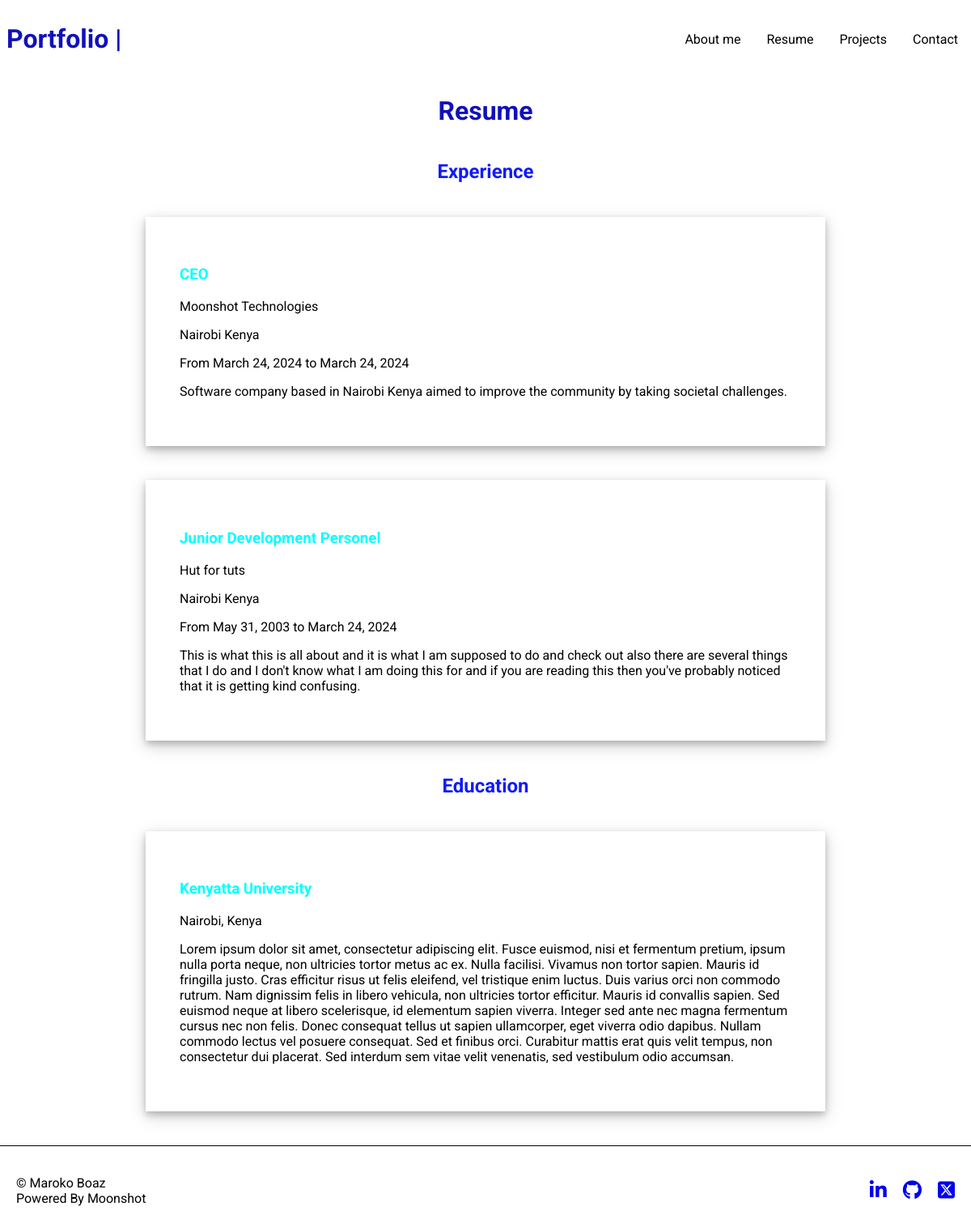
The page /resume/ on the database as committed earlier.
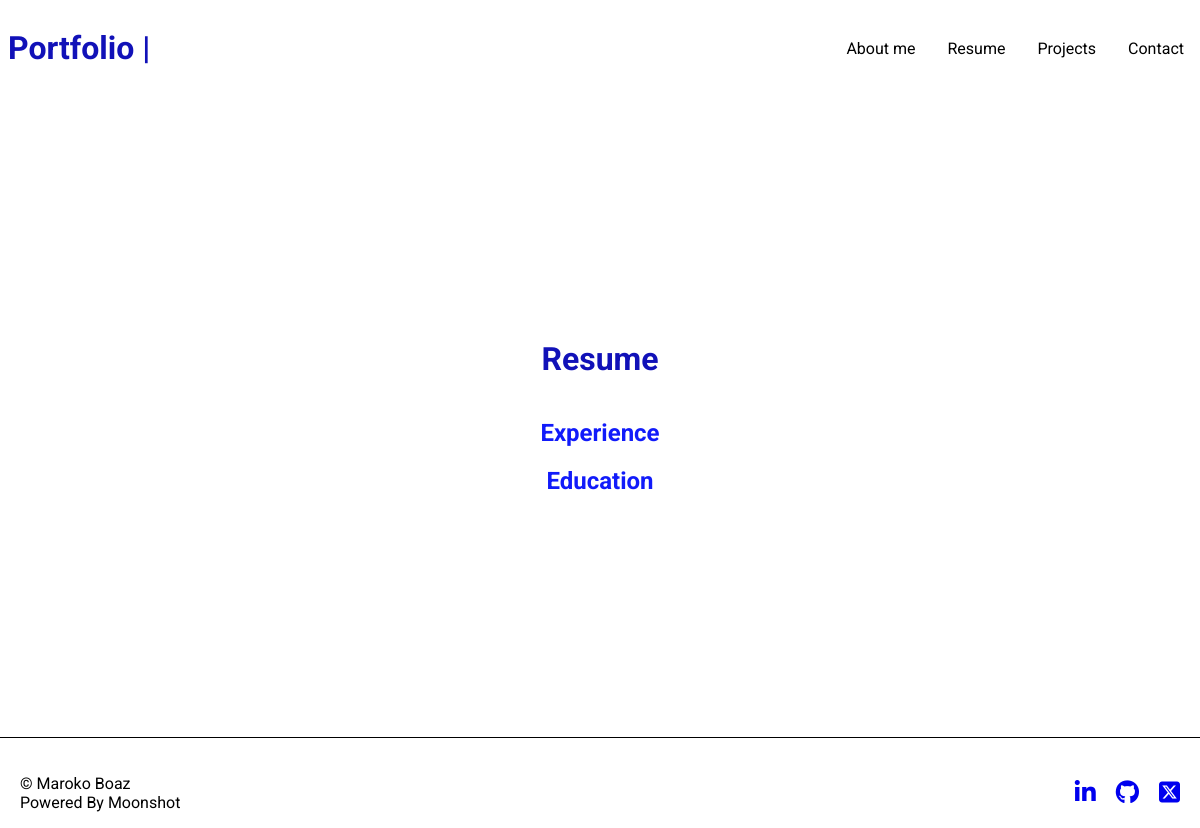
The same page on the database as committed later.
### core/models.py (models this page shows)
class Experience(models.Model):
    position = models.CharField(max_length=50)
    company_name = models.CharField(max_length=50)
    company_location = models.CharField(max_length=50)
    about = models.TextField()
    start_date = models.DateField(default=timezone.now)
    end_date = models.DateField(default=timezone.now)

class Education(models.Model):
    start_date = models.DateField(default=timezone.now)
    end_date = models.DateField(default=timezone.now)
    institution = models.CharField(max_length=50)
    location = models.CharField(max_length=50)
    about = models.TextField()

### core/views.py (the view)
# urls.py: path("resume/", views.experience, name="experience"),
def experience(request):
    experience_page = Experience.objects.all()
    education_page = Education.objects.all()
    return render(request, "core/resume.html", {"experience_page": experience_page, "education_page": education_page})

### core/templates/core/resume.html (shortened to what this page needs)
{% extends "core/main_layout.html" %}
{% block content %}
    <h1>Resume</h1>
    <div class="resume-page">
        <h2 class="resume-header">Experience</h2>
        {% for entry in experience_page %}
            <div class="experience">
                <h3>{{ entry.position }}</h3>
                <p>{{ entry.company_name }}</p>
                <p>{{ entry.company_location }}</p>
                <p>From {{ entry.start_date }} to {{ entry.end_date }}</p>
                <p>{{ entry.about }}</p>
            </div>
        {% endfor %}
        <h2 class="resume-header">Education</h2>
        {% for entry in education_page %}
            <div class="education">
                <h3>{{ entry.institution }}</h3>
                <p>{{ entry.location }}</p>
                <p>{{ entry.about }}</p>
            </div>
        {%  endfor %}
    </div>
{% endblock %}

### core/templates/core/main_layout.html (shortened to what this page needs)
<!DOCTYPE html>
<html lang="en">
<head>
    {% load static %}
    <link rel="stylesheet" href="{% static 'core/style.css' %}">
</head>
<body>
    <div class="navbar">
        <div class="navbar-title"><h1>Portfolio | </h1></div>
        <div class="navbar-links">
            <a href="{% url "about" %}" class="tabs" id="about">About me</a>
            <a href="{% url "experience" %}" class="tabs" id="resume">Resume</a>
            <a href="{% url "professional" %}" class="tabs" id="projects">Projects</a>
            <a href="{% url "contact" %}" class="tabs" id="contact">Contact</a>
        </div>
    </div>
    <div class="wrapper">
        {% block content %}
        {% endblock %}
    </div>
</body>
<footer>
    <p>&#169 Maroko Boaz <br> Powered By Moonshot</p>
    <div class="footer-icons">
        <a href="www.linkedin.com/in/boazmaroko" target="_blank" rel="noopener"><i class="fa-brands fa-linkedin-in fa-xl"></i></a>
        <a href="https://github.com/Boaz-Maroko" target="_blank" rel="noopener"><i class="fa-brands fa-github fa-xl"></i></a>
        <a href="https://twitter.com/AlphaaHub" target="_blank" rel="noopener"><i class="fa-brands fa-square-x-twitter fa-xl"></i></a>
        </div>
</footer>
</html>

### core/static/core/style.css (style rules this page uses)
* { font-family: 'Roboto'; box-sizing: border-box; background-color: white; }
body { display: block; background-color: white; position: relative; padding: 0; margin: 0; }
h1 { color: #1111b8; }
h2 { color: #111bfa; }
.footer-icons { display: flex; float: right; }
.footer-icons i { padding: 0 20px 0 0; }
.resume-header { position: sticky; top: 65px; background-color: white; text-align: center; }

Rows that differ between the two databases and show on the page:
removed Experience: position "CEO", company_name "Moonshot Technologies", company_location "Nairobi Kenya", start_date "March 24, 2024", end_date "March 24, 2024", about "Software company based in Nairobi Kenya aimed to improve the community by taking societal challenges."
removed Experience: position "Junior Development Personel", company_name "Hut for tuts", company_location "Nairobi Kenya", start_date "May 31, 2003", end_date "March 24, 2024", about "This is what this is all about and it is what I am supposed to do and check out also there are several things that I do and I don't know what I am doing this for and if you are reading this then you've probably noticed that it is getting kind confusing."
removed Education: institution "Kenyatta University", location "Nairobi, Kenya", about "Lorem ipsum dolor sit amet, consectetur adipiscing elit. Fusce euismod, nisi et fermentum pretium, ipsum nulla porta neque, non ultricies tortor metus ac ex. Nulla facilisi. Vivamus non tortor sapien. Mauris id fringilla justo. Cras efficitur risus ut felis eleifend, vel tristique enim luctus. Duis varius orci non commodo rutrum. Nam dignissim felis in libero vehicula, non ultricies tortor efficitur. Mauris id convallis sapien. Sed euismod neque at libero scelerisque, id elementum sapien viverra. Integer sed ante nec magna fermentum cursus nec non felis. Donec consequat tellus ut sapien ullamcorper, eget viverra odio dapibus. Nullam commodo lectus vel posuere consequat. Sed et finibus orci.…"
